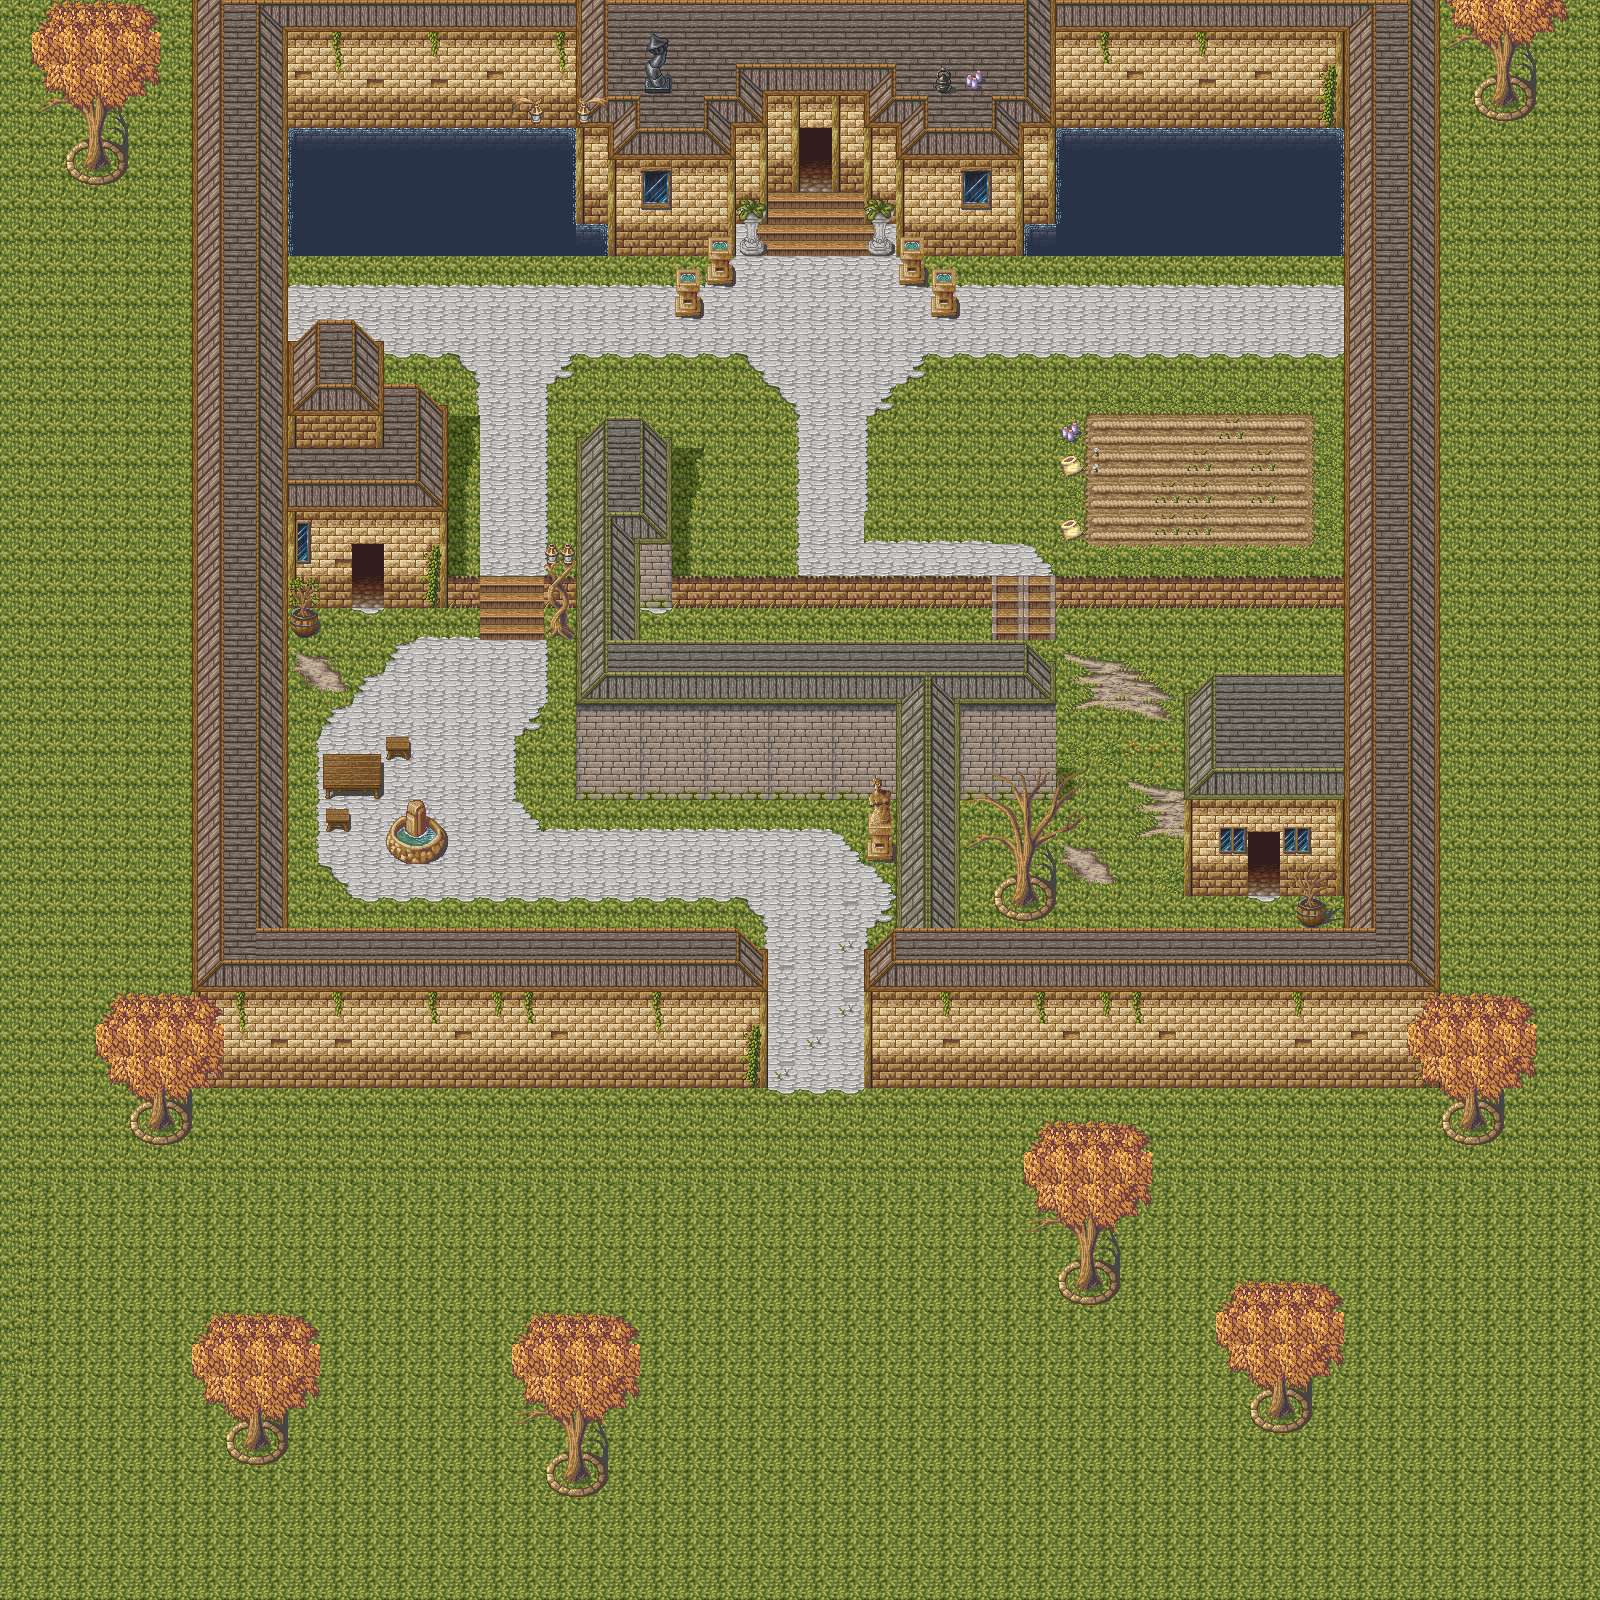

Rendered tile map (Tiled .tmx) drawn with the repository's tilesets; below, a short description and the map source with its tile grids summarised:
An orthogonal 50x50 tile map with 32x32 px tiles, 4 tile layers (Base, Collision, ForegroundObjects, Foreground) and 4 objects (entrance, start, exit).

<map version="1.0" tiledversion="1.0.2" orientation="orthogonal" renderorder="right-down" width="50" height="50" tilewidth="32" tileheight="32" nextobjectid="9">
 <tileset firstgid="1" name="testingTile" tilewidth="32" tileheight="32" tilecount="360" columns="8">
  <image source="testingTile.png" width="256" height="1450" />
 </tileset>
 <layer name="Base" width="50" height="50">
  <data>[2500 cells, 1741 non-empty, 54 distinct tile ids]</data>
 </layer>
 <layer name="Collision" width="50" height="50">
  <data>[2500 cells, 832 non-empty, 62 distinct tile ids]</data>
 </layer>
 <layer name="ForegroundObjects" width="50" height="50">
  <data>[2500 cells, 48 non-empty, 37 distinct tile ids]</data>
 </layer>
 <layer name="Foreground" width="50" height="50">
  <data>[2500 cells, 137 non-empty, 32 distinct tile ids]</data>
 </layer>
 <objectgroup name="meta">
  <object id="1" name="entrance" x="803.343" y="134.664" width="23.218" height="53.4014" />
  <object id="3" name="start" x="817.274" y="306.478" />
  <object id="4" name="exit" x="355.236" y="550.267" width="23.218" height="53.4014" />
  <object id="8" x="-359.879" y="-11.609" width="2.3218" />
 </objectgroup>
</map>
